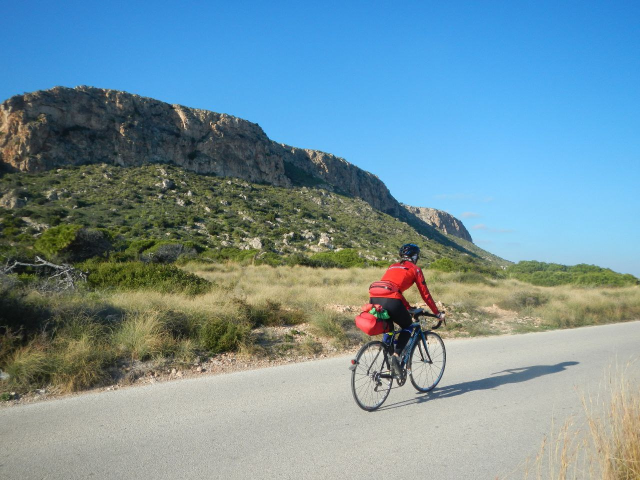
#> input picture part_6/example.jpg, 1280 x 960 px (shown at 1/2 size); its folder holds only this picture in this run; the run also reads 1 picture not shown here
$ python task.py
#> lines starting #> are read from the running program, lines starting #| are printed output that depends on the picture
# from PIL import Image
#
#
# im = Image.open("example.jpg")
# # new_im = im.resize((640, 480))
# new_im = im.rotate(90)
# new_im.save("example_resized.jpg")
#
# print(im.size, im.format, im.mode)
# im.show()

#!/usr/bin/env python3
import os, sys
from PIL import Image

size = (128, 128)

for infile in os.listdir():
    outfile = os.path.splitext(infile)[0]
    try:
        with Image.open(infile).convert('RGB') as im:
#> im is the input picture: PIL image 1280x960 RGB; mean R, G, B 116.3, 145.8, 156.3
            im.thumbnail(size)
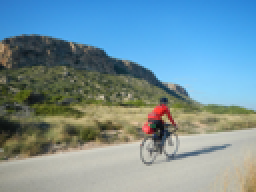
#> im: PIL image 128x96 RGB (shown 2 times larger); mean R, G, B 116.3, 145.8, 156.3
            im.rotate(270).save("/opt/icons" + outfile, "JPEG")
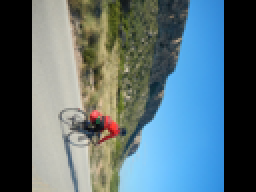
#> saved as iconsexample: PIL image 128x96 RGB (shown 2 times larger); mean R, G, B 89, 110.9, 118.7
    except OSError:
        pass
